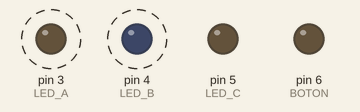
Recording of a sketch running on a simulated Arduino Uno, built with avr-gcc and run on an emulated ATmega328P. On the bench: output pins drawn as LEDs (lit = HIGH). Dashed ring = blinking.

Above: at 0.12 s.
Timing chart, 0 to 4.6 s (numbered marks = the images above):
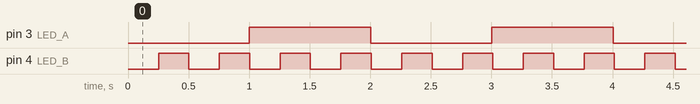

Measured:
- by itself, pin 3 (LED_A): alternates HIGH for 1.0 s and LOW for 1.0 s
- by itself, pin 4 (LED_B): alternates HIGH for 0.25 s and LOW for 0.25 s

The sketch:

Multitasking_en_Arduino_-_Manejando_el_tiempo_720P_HD__12.ino
```cpp
#define LED_A 3
#define LED_B 4
#define LED_C 5
#define BOTON 6
#define ON 1
#define OFF 0
#define TRUE 1
#define FALSE 0

void setup() {//los pines pordefecto estan cofigurados como entrada
  // put your setup code here, to run once:
  pinMode(LED_A, OUTPUT);
  pinMode(LED_B, OUTPUT);
  pinMode(LED_C, OUTPUT);
  pinMode(BOTON, OUTPUT);
}

void loop() {
  // put your main code here, to run repeatedly:
  loop_led_a();
  loop_led_b();
  loop_led_c();
}

void loop_led_a()
{
  //variable local se queda aqui el resultado
  static long ultimo_cambio = 0;//valor de la variable se conserva entre consecutivos de la funcion
  static int Estado_LED = OFF;//variable estatica valor incial

  long hora = millis();//pregunto cuantos milisegundos pasaron desde empieza arduino

  if(hora -ultimo_cambio > 1000){//hora actual menos hora ultimo cambio es >que 1segundo
    ultimo_cambio = hora;

    if(Estado_LED == ON){
      digitalWrite(LED_A, LOW);
      Estado_LED = OFF;
    }else{
       digitalWrite(LED_A, HIGH);
      Estado_LED = ON;
    }
  }
}

void loop_led_b()
{
    //variable local se queda aqui el resultado
  static long ultimo_cambio = 0;//valor de la variable se conserva entre consecutivos de la funcion
  static int Estado_LED = OFF;//variable estatica valor incial

  long hora = millis();//pregunto cuantos milisegundos pasaron desde empieza arduino

  if(hora -ultimo_cambio > 250){//hora actual menos hora ultimo cambio es >que 1cuarto de segundo
    ultimo_cambio = hora;

    Estado_LED = !Estado_LED;//si estaba en estao 0 pasa a 1 lo opuesto
    digitalWrite(LED_B, Estado_LED);//digitalwrite va ser estado led y me aorro el if else de abajo

/*    if(Estado_LED == ON){
      digitalWrite(LED_B, LOW);
      Estado_LED = OFF;
    }else{
       digitalWrite(LED_B, HIGH);
      Estado_LED = ON;
    }*/
  }
}
void loop_led_c()
{
  digitalWrite(LED_C,digitalRead(BOTON));
}
```
